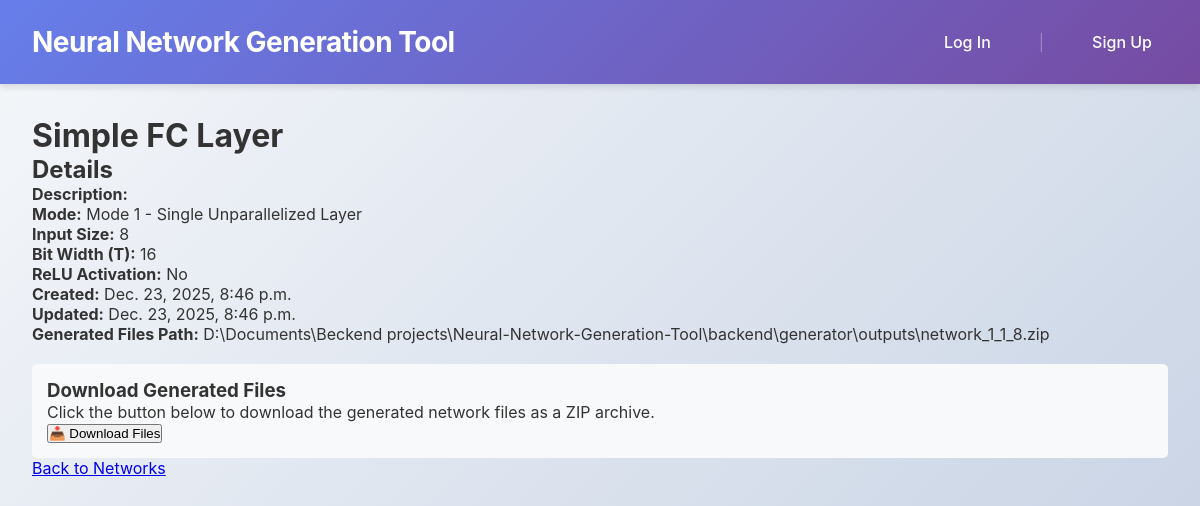
/networks/1/, run on the app's committed database.
### networks/models.py (models this page shows, shortened)
class NetworkConfig(models.Model):
    MODE_CHOICES = [
        (1, 'Mode 1 - Single Unparallelized Layer'),
        (2, 'Mode 2 - Single Parallelized Layer'),
        (3, 'Mode 3 - Three-Layer Network'),
    ]
    users = models.ManyToManyField(User, blank=True, related_name='networks', help_text="Users who have created/contributed to this network")
    name = models.CharField(max_length=255, unique=True, help_text="User-defined name of the neural network")
    generated_name = models.CharField(max_length=255, unique=True, help_text="Auto-generated name based on configuration parameters")
    description = models.TextField(blank=True, help_text="Optional description of the network")
    mode = models.IntegerField(choices=MODE_CHOICES, help_text="Generation mode (1, 2, or 3)")
    created_at = models.DateTimeField(auto_now_add=True)
    updated_at = models.DateTimeField(auto_now=True)
    generated_files_path = models.CharField(max_length=500, blank=True, help_text="Path to cached generated files")
    input_size = models.IntegerField(help_text="Input dimension (N)")
    T = models.IntegerField(help_text="Bit width (e.g., 16 for 16-bit)")
    R = models.BooleanField(default=False, help_text="ReLU activation (True/False)")
    output_size = models.IntegerField(null=True, blank=True, help_text="Output dimension (M) - Mode 1 & 2")
    P = models.IntegerField(default=1, help_text="Parallelism factor (P) - Mode 1 & 2")
    layer_sizes = models.JSONField(default=list, blank=True, help_text="List of layer output sizes [M1, M2, M3] - Mode 3")
    B = models.IntegerField(null=True, blank=True, help_text="Multiplier budget (B) - Mode 3")
    class Meta:
        verbose_name = "Network Configuration"
        verbose_name_plural = "Network Configurations"
        ordering = ['-created_at']

### networks/views.py (the view, shortened to what this page needs)
class NetworkDetailView(DetailView):
    model = NetworkConfig
    template_name = 'networks/network_detail.html'
    context_object_name = 'network'

### templates/networks/network_detail.html (shortened to what this page needs)
{% extends 'base.html' %}
{% block content %}
<h1>{{ network.name }}</h1>
<div>
    <h2>Details</h2>
    <p><strong>Description:</strong> {{ network.description }}</p>
    <p><strong>Mode:</strong> {{ network.get_mode_display }}</p>
    <p><strong>Input Size:</strong> {{ network.input_size }}</p>
    <p><strong>Bit Width (T):</strong> {{ network.T }}</p>
    <p><strong>ReLU Activation:</strong> {% if network.R %}Yes{% else %}No{% endif %}</p>
    <p><strong>Created:</strong> {{ network.created_at }}</p>
    <p><strong>Updated:</strong> {{ network.updated_at }}</p>
    {% if network.generated_files_path %}
        <p><strong>Generated Files Path:</strong> {{ network.generated_files_path }}</p>
    {% endif %}
</div>
<div style="margin-top: 20px; padding: 15px; background-color: #f8f9fa; border-radius: 5px;">
    {% if network.generated_files_path %}
        <h3>Download Generated Files</h3>
        <p>Click the button below to download the generated network files as a ZIP archive.</p>
        <form method="post" style="display: inline;">
            <button type="submit" class="btn btn-primary">
                📥 Download Files
            </button>
        </form>
    {% else %}
        <h3>Files Not Generated</h3>
        <p>Network files have not been generated yet. Files are automatically generated when a network is created.</p>
        <a href="{% url 'networks:create' %}" class="btn btn-info">Create New Network</a>
    {% endif %}
</div>
<div>
    <a href="{% url 'networks:list' %}">Back to Networks</a>
</div>
{% endblock %}

### templates/base.html (shortened to what this page needs)
<!DOCTYPE html>
<html lang="en">
    <head>
    </head>
    <body>
        <header>
            <div class="header-container">
                <div class="logo-section">
                    <h1><a href="{% url 'home' %}">Neural Network Generation Tool</a></h1>
                </div>
                <div class="nav-section">
                    {% if user.is_authenticated %}
                        <span class="user-welcome">Welcome, {{ user.username }}!</span>
                        <form method="post" action="{% url 'logout' %}">
                            {% csrf_token %}
                            <button type="submit" class="logout-btn">Logout</button>
                        </form>
                    {% else %}
                        <a href="{% url 'login' %}">Log In</a>
                        <span style="color: rgba(255, 255, 255, 0.3);">|</span>
                        <a href="{% url 'signup' %}">Sign Up</a>
                    {% endif %}
                </div>
            </div>
        </header>
        <main>
            {% block content %}
            {% endblock %}
        </main>
    </body>
</html>

### templates/base.html (style rules this page uses)
* { margin: 0; padding: 0; box-sizing: border-box; }
body { font-family: -apple-system, BlinkMacSystemFont, 'Segoe UI', Roboto, 'Helvetica Neue', Arial, sans-serif; background: linear-gradient(135deg, #f5f7fa 0%, #c3cfe2 100%); min-height: 100vh; color: #333; }
header { background: linear-gradient(135deg, #667eea 0%, #764ba2 100%); padding: 1.5rem 2rem; box-shadow: 0 4px 6px rgba(0, 0, 0, 0.1); position: sticky; top: 0; z-index: 100; }
.header-container { max-width: 1200px; margin: 0 auto; display: flex; justify-content: space-between; align-items: center; gap: 2rem; }
.logo-section h1 { color: white; font-size: 1.75rem; font-weight: 700; letter-spacing: -0.5px; }
.logo-section a { text-decoration: none; color: white; transition: opacity 0.3s ease; }
.nav-section { display: flex; align-items: center; gap: 2rem; color: white; }
.nav-section a { color: white; text-decoration: none; font-weight: 500; padding: 0.5rem 1rem; border-radius: 4px; transition: background-color 0.3s ease; }
main { max-width: 1200px; margin: 2rem auto; padding: 0 2rem; }

### data on the page
NetworkConfig: name "Simple FC Layer", mode "Mode 1 - Single Unparallelized Layer", input_size "8", T "16", created_at "Dec. 23, 2025, 8:46 p.m.", updated_at "Dec. 23, 2025, 8:46 p.m.", generated_files_path "D:\\Documents\\Beckend projects\\Neural-Network-Generation-Tool\\backend\\generator\\outputs\\network_1_1_8.zip"
